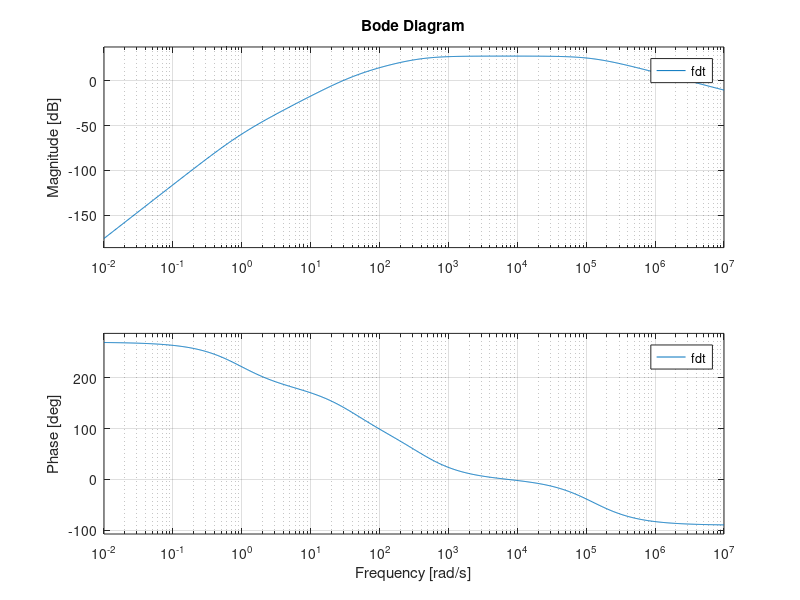
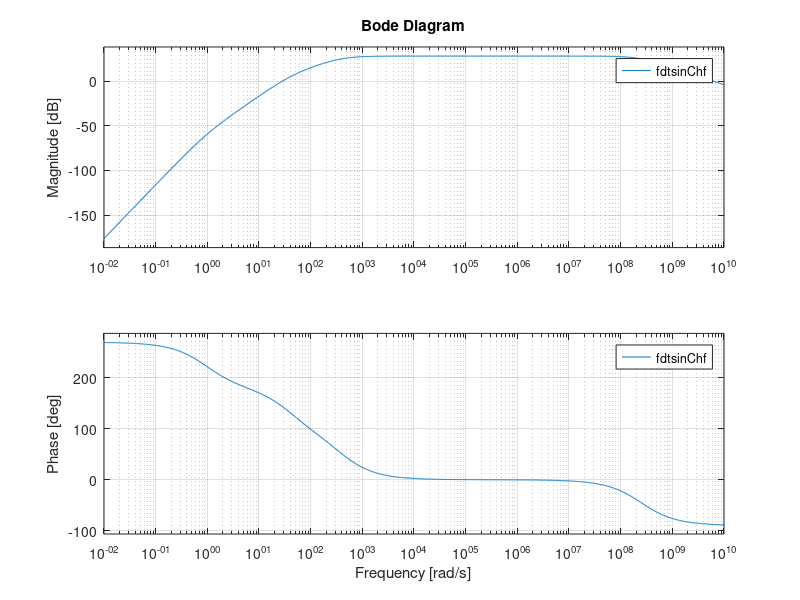

MATLAB code to generate these figures, in order:
clear all; close all; clc

Rd1  = 2200;     % 2.2 kΩ
Rd2  = 1500;     % 1.5 kΩ
Rl   = 1000;     % Resistencia de carga Rl [Ω]
Rs1  = 270;
Rs2  = 100;

rds1 = 2793.71;
rdso1 = 616.25;
rds2 = 751.97;
rdso2 = 275.36;

gm1 = 21.4264e-3;
gmo1 = 21.4264e-3;
gm2 = 31.9865e-3;
gmo2 = 31.9865e-3;

mu1 = rds1 * gm1;
muo1 = rdso1 * gmo1;
mu2 = rds2 * gm2;
muo2 = rdso2 * gmo2;

Co = 10e-6;
Cc = 470e-6;

%   ===========================
%   ANÁLISIS EN BAJA FRECUENCIA
%   ===========================

% FRECUENCIAS DE CORTE DE LOS POLOS
% Chf está siempre abierto
% se asume Cs1 como el polo dominante

%Cálculos para evaluar Cc
Ra1 = rds1 + rdso1*(mu1+1) + Rs1*(mu1+1)*(muo1+1);
Ra2 = rdso2 + Rs2*(muo2+1);
Ra3 = (rds2+Rd2)/(mu2+1);
RCc1 = 1/(1/Rd1+1/Ra1)+1/(1/Ra2+1/Ra3) %Considero Co abierto

Ra4 = (rds2 + 1/(1/Rd2+1/Rl))/(mu2+1);
RCc2 = 1/(1/Rd1+1/Ra1)+1/(1/Ra2+1/Ra4) %Considero Co cortado

%Cálculos para evaluar Co
Ra5 = rds1+(mu1+1)*(rdso1+Rs1*(muo1+1));
Ra6 = 1/(1/Rd1+1/Ra5+1/Ra2);
RCo1 = Rl + 1/(1/Rd2+1/(Ra6*(mu2+1)+rds2)) %Cosnidero Cc cortado

Ra7 = rds2+rdso2*(mu2+1)+Rs2*(mu2+1)*(muo2+1);
RCo2 = Rl +1/(1/Rd2+1/Ra7) %Considero Cc abierto

disp('');
disp('FRECUENCIAS DE CORTE EN BAJA');
disp('Cuando Co está cortado y Cc abierto:');
fprintf('Wco %.4f  rad/s\n', 1/(Co*RCo2));
fprintf('Wcc %.4f  rad/s\n', 1/(Cc*RCc2));

disp('Cuando Cc está cortado y Co abierto:');
fprintf('Wco %.4f  rad/s\n', 1/(Co*RCo1));
fprintf('Wcc %.4f  rad/s\n', 1/(Cc*RCc1));

wcc = 1/(Cc*RCc1);
wco = 1/(Co*RCo1);

% Co está abierto cuando Cc está cortando
% Para un Cs1 dominante su w debe ser mayor o igual a 400 rad/s
disp('');
disp('Cálculo de Cs1');
Ra8 = (rds2 + (Rd2*Rl)/(Rd2+Rl))/(mu2+1);
Ra9 = rdso2+Rs2*(muo2+1);
Ra10 = 1/(1/Rd1 + 1/Ra9 + 1/Ra8);
Ra11 = rdso1+Rs1*(muo1+1);
RCs1 = 1/(1/Ra10+1/Ra11);

wps1 = 400; %rad/s
fprintf('Cs1 = %.4f uF\n',(1/(RCs1*wps1))*1e6);

%   ===========================
%   ANÁLISIS EN ALTA FRECUENCIA
%   ===========================

Ciss = 50e-12;
Coss = 25e-12;
Crss = 5e-12;
Cgd = Crss;

Cds = Coss - Cgd;
Cgs = Ciss - Cgd;

Req = 1/(1/Rd2+1/Rl);
wphf = 2*3.14*20e3;

Ceq = 1/(Req * wphf);

Chf = Ceq - Cgd;
Rd2l = (Rd2*Rl)/(Rd2+Rl);

wzhf = 1 / (Ceq * Rd2l);
wpg2 = wzhf;

disp('');
disp('CALCULO DE Chf');
fprintf('Chf %.4f  nF\n', Chf*1e9);
fprintf('Wp %.4f  rad/s\n', wphf);
fprintf('Wz %.4f  rad/s\n', wzhf);

Rg2 = 2/3 * 1e6;
Rb1 = rdso2 + Rs2 * (muo2 +1);
Rth = 1/(+ 1/Rd1 + 1/Rb1);

Rs = Rth * (mu2+1);
Rgs = Rs + Rg2;
Req2 = (Rg2 * Rs)/(Rg2+Rs);

wpgs = 1/(Cgs*Rgs)
Ceq2 = 1/(wpg2*Req2);
Cg2 = Ceq - Cgd
wzg2 = 1/(Ceq2*Rg2)


polosinChf = 1/(Cgd*Rth);

%   =========================
%   FUNCIÓN DE TRANSFERENCIA
%   =========================

pkg load control
s = tf('s');

Av =24.6879;

numL = s^3;
denL = (s + wco)*(s + wcc)*(s + wps1);
fdtL = Av *numL/denL;

fdtH = Av/(1+s/wphf);

fdt = Av/(1+s/wphf) * numL/denL;

fdtsinChf = Av/(1+s/polosinChf) * numL/denL;

figure(1);
bode(fdt);

figure(2);
bode(fdtsinChf);

##polo = 1/(Ceq*Req)
##1/polo
##
##figure(3);
##bode(fdtH);
